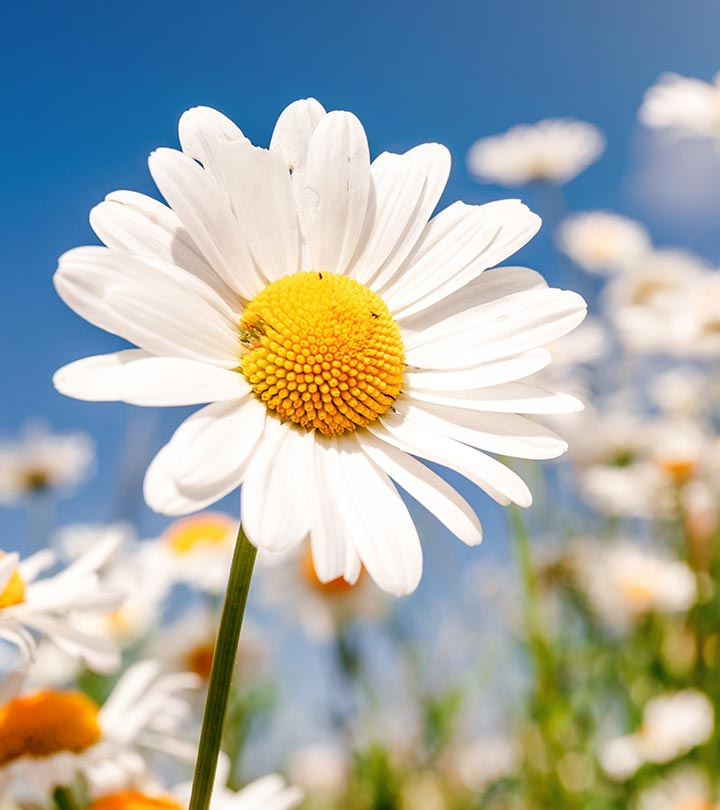
#> input picture saliency/image1.jpg, 720 x 810 px
$ python saliency.py image1.jpg
#> lines starting #> are read from the running program, lines starting #| are printed output that depends on the picture; after the words box and inside, x2 and y2 are one past the last pixel; in counts of white or black regions, pixels touching at a corner belong together
import cv2, sys
import numpy as np

def backproject(source, target, levels = 2, scale = 1):
	hsv = cv2.cvtColor(source,	cv2.COLOR_BGR2HSV)
	hsvt = cv2.cvtColor(target,	cv2.COLOR_BGR2HSV)
	# calculating object histogram
	roihist = cv2.calcHist([hsv],[0, 1], None, [levels, levels], [0, 180, 0, 256] )

	# normalize histogram and apply backprojection
	cv2.normalize(roihist,roihist,0,255,cv2.NORM_MINMAX)
	dst = cv2.calcBackProject([hsvt],[0,1],roihist,[0,180,0,256], scale)
	return dst

def saliency_by_backprojection(img):
	cv2.pyrMeanShiftFiltering(img, 2, 10, img, 4)

	backproj = np.uint8(backproject(img, img, levels = 2))
	cv2.normalize(backproj,backproj,0,255,cv2.NORM_MINMAX)
	saliencies = [backproj, backproj, backproj]
	saliency = cv2.merge(saliencies)

	cv2.pyrMeanShiftFiltering(saliency, 20, 200, saliency, 2)
	saliency = cv2.cvtColor(saliency, cv2.COLOR_BGR2GRAY)
	cv2.equalizeHist(saliency, saliency)

	return 255-saliency

def saliency_map(img):
	saliency_hsv = saliency_by_backprojection(img * 1)
	saliency = saliency_hsv
	(T, saliency) = cv2.threshold(saliency, 200, 255, cv2.THRESH_BINARY)
	return saliency

def largest_contours_rect(saliency):
	contours, hierarchy = cv2.findContours(saliency * 1,cv2.RETR_LIST,cv2.CHAIN_APPROX_SIMPLE)
	contours = sorted(contours, key = cv2.contourArea)
	return cv2.boundingRect(contours[-1])

def refine_saliency_with_grabcut(img, saliency):
	rect = largest_contours_rect(saliency)
	bgdmodel = np.zeros((1, 65),np.float64)
	fgdmodel = np.zeros((1, 65),np.float64)
	saliency[np.where(saliency > 0)] = cv2.GC_FGD
	mask = saliency
	cv2.grabCut(img, mask, rect, bgdmodel, fgdmodel, 1, cv2.GC_INIT_WITH_RECT)
	mask = np.where((mask==2)|(mask==0),0,1).astype('uint8')
	return mask

def backprojection_saliency(img):
	saliency = saliency_map(img)
	mask = refine_saliency_with_grabcut(img, saliency)
	return mask

def getsaliencymap(image):
	f= open("saliency.out", "w+")
	img = image.copy()
	height, width, _ = img.shape
	for i in range(0, height):
		for j in range(0, width):
			if (img.item(i,j,0) != 0 or img.item(i,j,1) != 0 or img.item(i,j,2) != 0):
				f.write(str(j) + " " + str(i) + "\n")
				for k in range (0, 3):
					img.itemset((i, j, k), 255)
	f.close()
	return img

if __name__ == "__main__":
	name = sys.argv[1].strip(".jpg")

	img = cv2.imread(sys.argv[1], 1)
#> img is the input picture: shape (810, 720, 3); mean B, G, R 167.6, 172.1, 165.6
	# img = cv2.resize(img, (640/2, 480/2))
	mask = backprojection_saliency(img)
#> in backproject, `hsv = cv2.cvtColor(source,	cv2.COLOR_BGR2HSV)`: hsv: shape (810, 720, 3); mean H, S, V 53.4, 88.9, 197.7
#> in backproject, `roihist = cv2.calcHist([hsv],[0, 1], None, [levels, levels], [0, 180, ..`: roihist = [[285489, 74205], [104735, 118771]]
#> in backproject, `dst = cv2.calcBackProject([hsvt],[0,1],roihist,[0,180,0,256], scale)`:
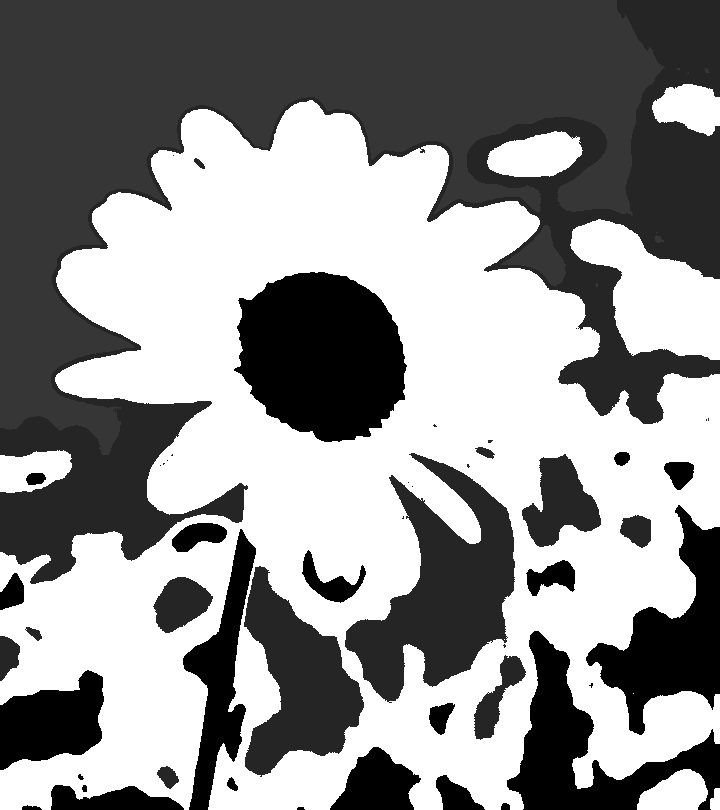
#> dst: shape (810, 720); min 0, max 255, mean 142.5
#> in saliency_by_backprojection, `cv2.equalizeHist(saliency, saliency)`:
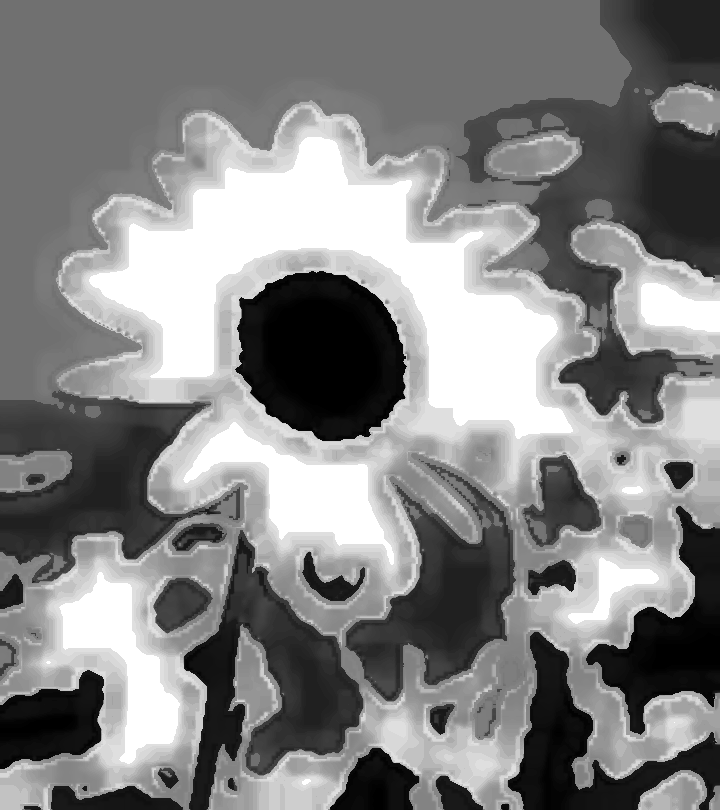
#> saliency: shape (810, 720); min 0, max 255, mean 131.5
#> in saliency_by_backprojection, `return 255-saliency`:
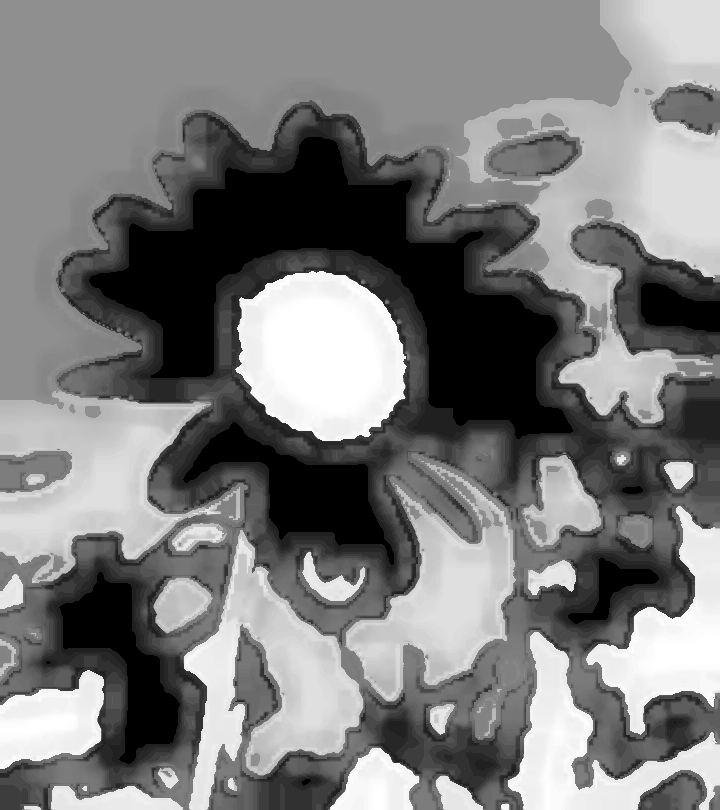
#> returned value: shape (810, 720); min 0, max 255, mean 123.5
#> in saliency_map, `(T, saliency) = cv2.threshold(saliency, 200, 255, cv2.THRESH_BINARY)`:
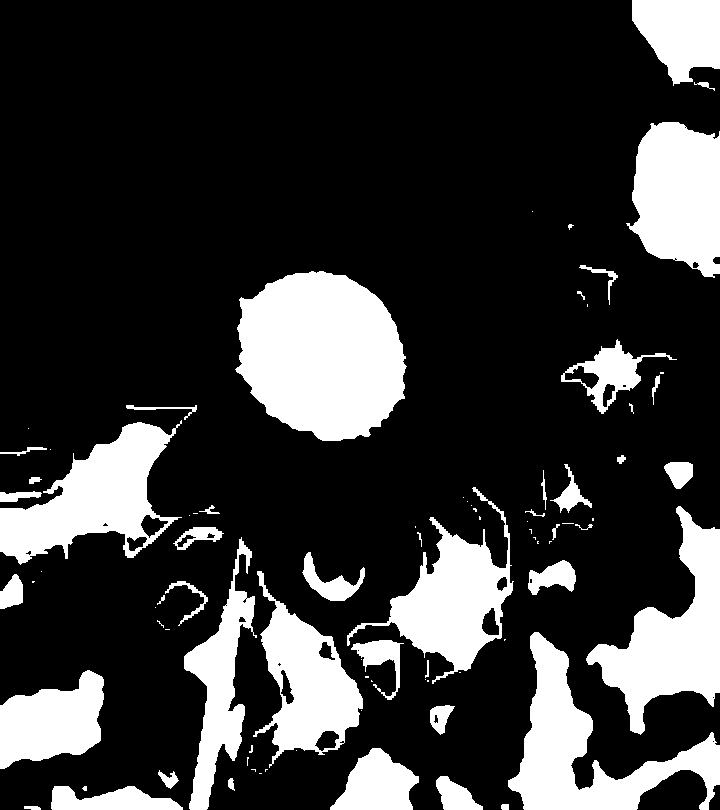
#> saliency: shape (810, 720); 21.8% white; 86 white regions (41 under 20 px)
#> in largest_contours_rect, `contours, hierarchy = cv2.findContours(saliency * 1,cv2.RETR_LIST,cv2...`: contours = 114 contours, 62 with area under 20; largest, box (x1, y1, x2, y2) and area: (235, 271, 407, 441) 21894, (508, 632, 720, 810) 12408, (0, 420, 182, 565) 12290, (586, 506, 720, 735) 12036, (626, 122, 720, 278) 10914
#> in refine_saliency_with_grabcut, `rect = largest_contours_rect(saliency)`: rect = (235, 271, 172, 170)
#> in refine_saliency_with_grabcut, `saliency[np.where(saliency > 0)] = cv2.GC_FGD`: saliency: shape (810, 720); values 0 (black) and 1 (white), 21.8% white; 86 white regions (41 under 20 px), largest, box (x1, y1, x2, y2) and area: (235, 271, 407, 441) 22155, (508, 632, 720, 810) 12833, (586, 506, 720, 735) 12367
#> in refine_saliency_with_grabcut, `mask = np.where((mask==2)|(mask==0),0,1).astype('uint8')`:
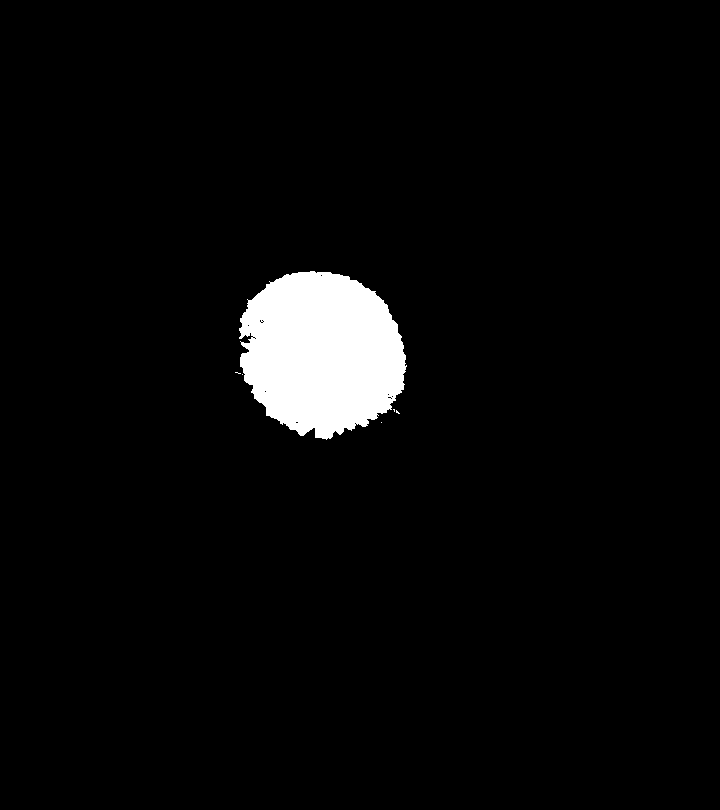
#> mask: shape (810, 720); values 0 (black) and 1 (white), 3.7% white; 6 white regions (5 under 20 px), largest, box (x1, y1, x2, y2) and area: (239, 271, 407, 440) 21451
	segmentation = img*mask[:,:,np.newaxis]
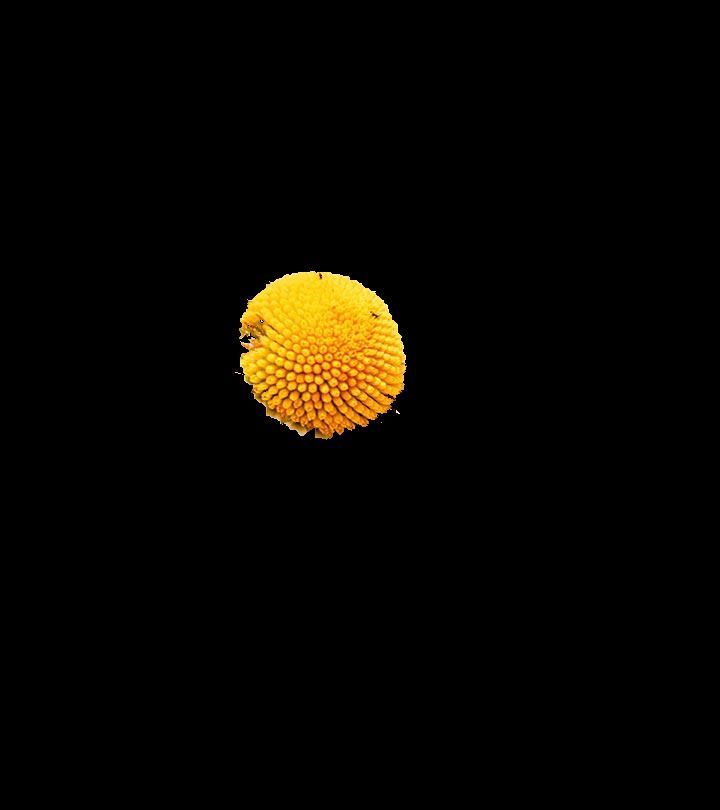
#> segmentation: shape (810, 720, 3); mean B, G, R 0.9, 6.1, 8.6
	saliencymap = getsaliencymap(segmentation)
#> after the loop in getsaliencymap, `for i in range(0, height):`:
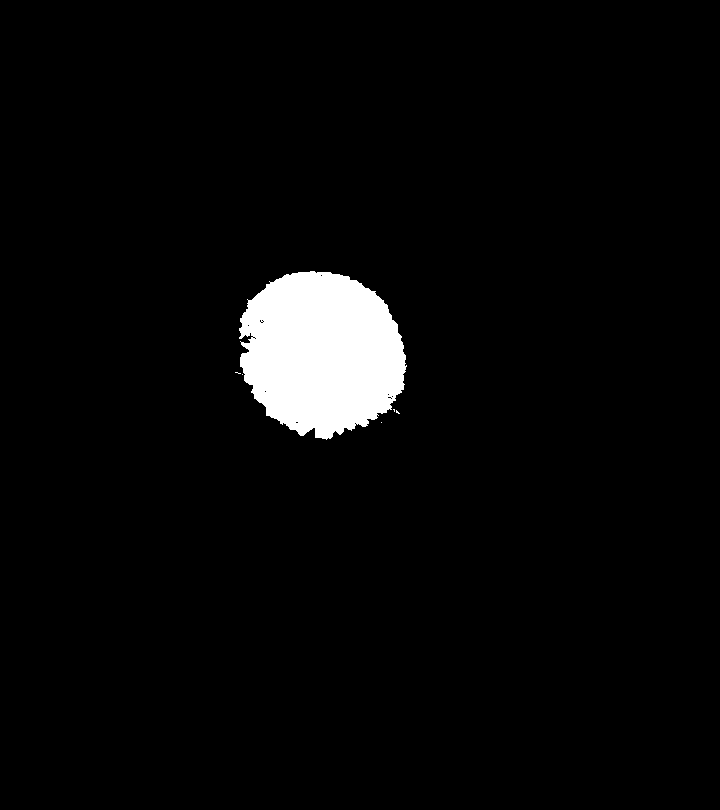
#> img: shape (810, 720, 3); 3.7% white; 6 white regions (5 under 20 px), largest, box (x1, y1, x2, y2) and area: (239, 271, 407, 440) 21451

	# cv2.imshow("original", img)
	# cv2.imshow("segmentation", segmentation)
	# cv2.imshow("saliency", saliencymap)

	cv2.imwrite("saliency.png", saliencymap)

	cv2.waitKey(-1)

$ run again, on saliency/image3.jpg
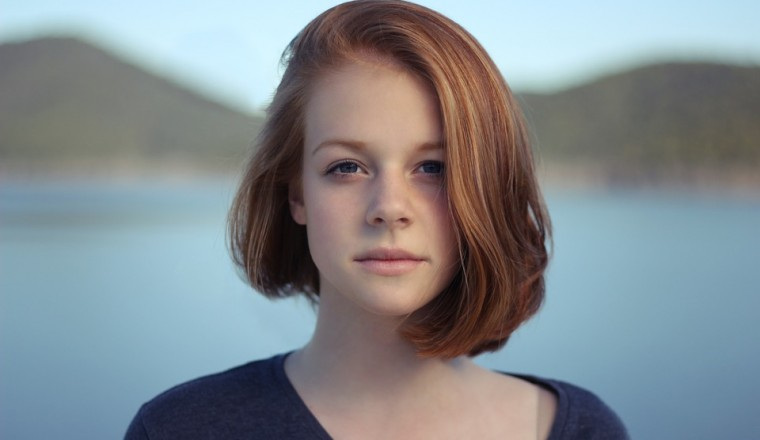
#> input picture saliency/image3.jpg, 760 x 440 px
#> img is the input picture: shape (440, 760, 3); mean B, G, R 142.1, 137.3, 130.1
#> hsv: shape (440, 760, 3); mean H, S, V 70, 62.5, 154.5
#> roihist = [[129890, 12635], [188567, 3308]]
#> in saliency_map, `(T, saliency) = cv2.threshold(saliency, 200, 255, cv2.THRESH_BINARY)`:
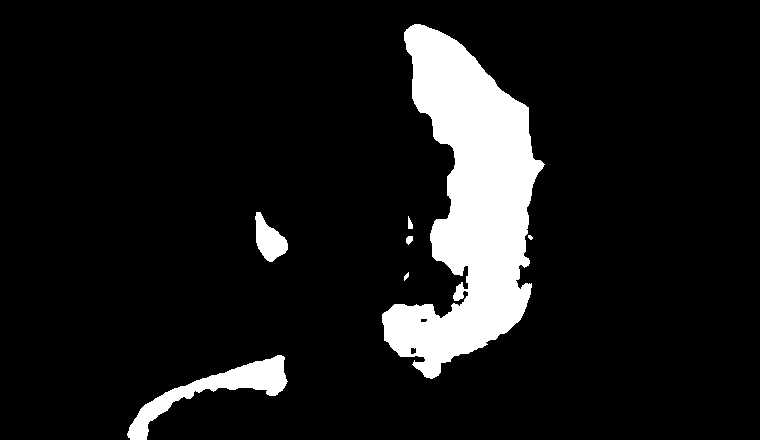
#> saliency: shape (440, 760); 10% white; 7 white regions (1 under 20 px)
#> contours = 9 contours, 2 with area under 20; largest, box (x1, y1, x2, y2) and area: (382, 24, 545, 379) 28370, (127, 355, 288, 440) 3172, (255, 212, 288, 262) 879, (410, 347, 417, 355) 36, (406, 236, 413, 245) 36, (408, 216, 413, 229) 30, (420, 318, 428, 323) 24
#> rect = (382, 24, 163, 355)
#> mask: shape (440, 760); values 0 (black) and 1 (white), 13.4% white; 1 white region, box (x1, y1, x2, y2) and area: (382, 24, 545, 360) 44953
#> after the loop in getsaliencymap, `for i in range(0, height):`:
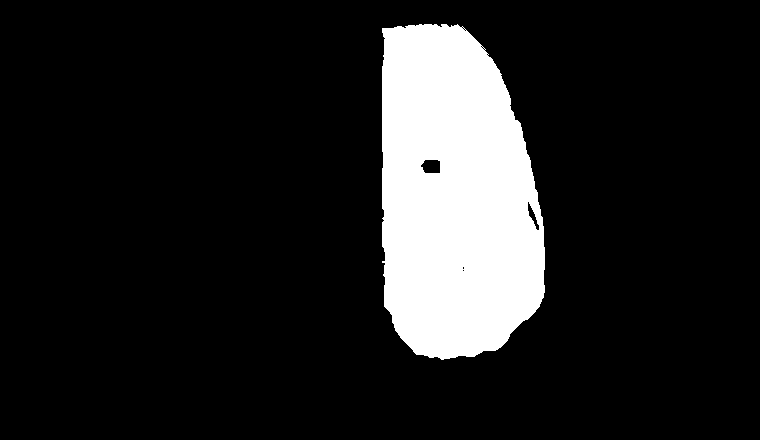
#> img: shape (440, 760, 3); 13.4% white; 1 white region, box (x1, y1, x2, y2) and area: (382, 24, 545, 360) 44953
